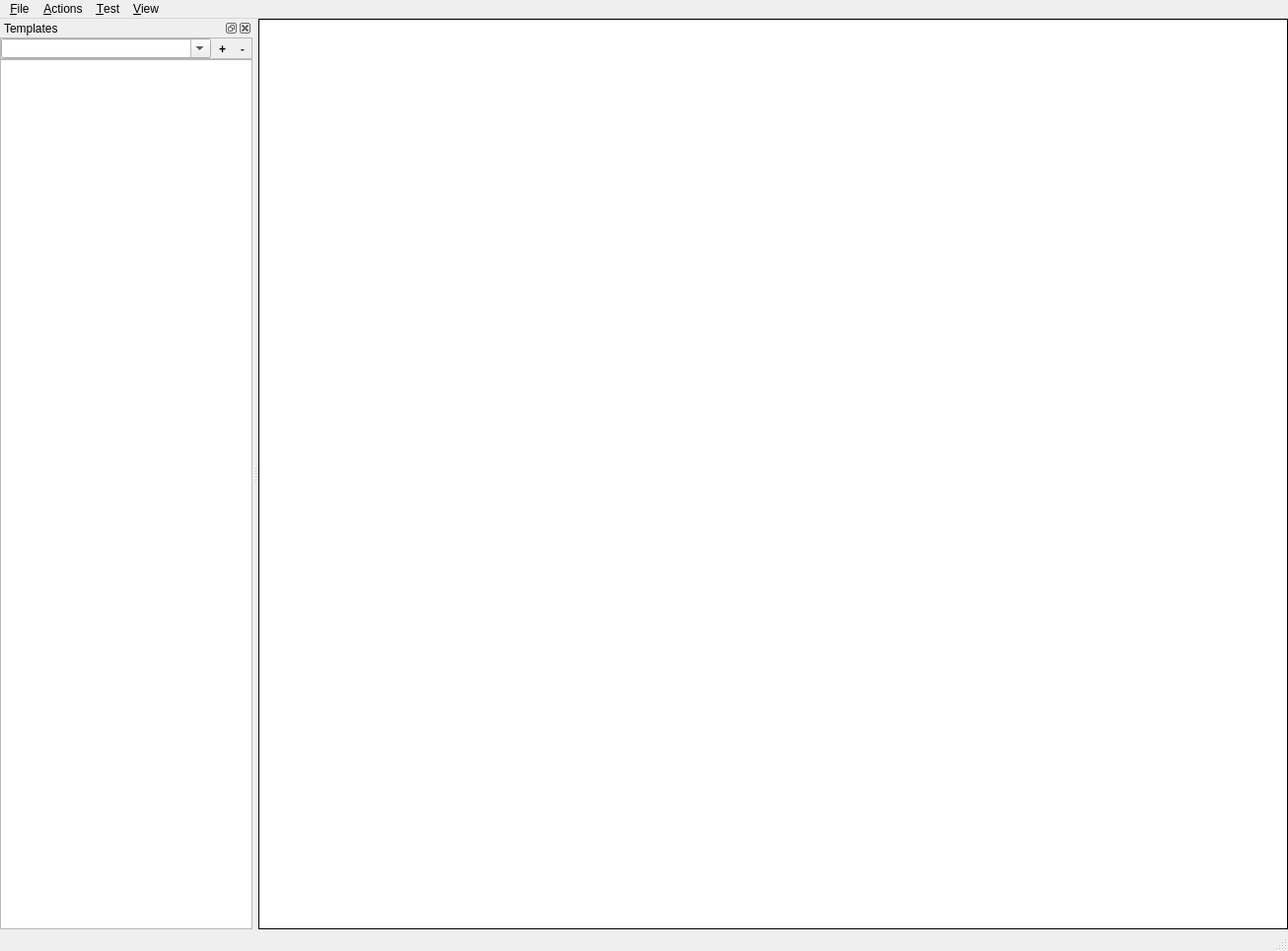
<?xml version="1.0" encoding="UTF-8"?>
<ui version="4.0">
 <class>MainWindow</class>
 <widget class="QMainWindow" name="MainWindow">
  <property name="geometry">
   <rect>
    <x>0</x>
    <y>0</y>
    <width>1306</width>
    <height>964</height>
   </rect>
  </property>
  <property name="windowTitle">
   <string>ImBel</string>
  </property>
  <property name="windowIcon">
   <iconset resource="imbel.qrc">
    <normaloff>:/Hummer32.png</normaloff>:/Hummer32.png</iconset>
  </property>
  <property name="styleSheet">
   <string notr="true"/>
  </property>
  <property name="dockNestingEnabled">
   <bool>false</bool>
  </property>
  <widget class="QWidget" name="centralwidget">
   <layout class="QHBoxLayout" name="horizontalLayout_2">
    <property name="leftMargin">
     <number>0</number>
    </property>
    <property name="topMargin">
     <number>0</number>
    </property>
    <property name="rightMargin">
     <number>0</number>
    </property>
    <property name="bottomMargin">
     <number>0</number>
    </property>
    <item>
     <widget class="QGraphicsView" name="graphicsView">
      <property name="frameShape">
       <enum>QFrame::Panel</enum>
      </property>
      <property name="frameShadow">
       <enum>QFrame::Plain</enum>
      </property>
      <property name="lineWidth">
       <number>1</number>
      </property>
      <property name="resizeAnchor">
       <enum>QGraphicsView::NoAnchor</enum>
      </property>
     </widget>
    </item>
   </layout>
  </widget>
  <widget class="QMenuBar" name="menubar">
   <property name="geometry">
    <rect>
     <x>0</x>
     <y>0</y>
     <width>1306</width>
     <height>21</height>
    </rect>
   </property>
   <widget class="QMenu" name="fileMenu">
    <property name="title">
     <string>&amp;File</string>
    </property>
    <addaction name="exitAction"/>
   </widget>
   <widget class="QMenu" name="actionsMenu">
    <property name="title">
     <string>&amp;Actions</string>
    </property>
    <addaction name="actionAdd_a_new_template"/>
    <addaction name="separator"/>
    <addaction name="actionAdd_a_new_border"/>
    <addaction name="actionAdd_a_new_text"/>
    <addaction name="actionAdd_a_new_shape"/>
    <addaction name="actionAdd_a_new_graphic"/>
    <addaction name="separator"/>
    <addaction name="insertRowAction"/>
    <addaction name="insertColumnAction"/>
    <addaction name="separator"/>
    <addaction name="removeRowAction"/>
    <addaction name="removeColumnAction"/>
    <addaction name="separator"/>
    <addaction name="insertChildAction"/>
   </widget>
   <widget class="QMenu" name="menu_Test">
    <property name="title">
     <string>&amp;Test</string>
    </property>
    <addaction name="action_Run_test"/>
    <addaction name="actionTest2"/>
   </widget>
   <widget class="QMenu" name="menu_View">
    <property name="title">
     <string>&amp;View</string>
    </property>
    <addaction name="actionShow_Templates"/>
    <addaction name="actionShow_model_in_tree"/>
    <addaction name="separator"/>
    <addaction name="action_Expand_all_in_tree"/>
    <addaction name="action_Collapse_all_in_tree"/>
   </widget>
   <addaction name="fileMenu"/>
   <addaction name="actionsMenu"/>
   <addaction name="menu_Test"/>
   <addaction name="menu_View"/>
  </widget>
  <widget class="QStatusBar" name="statusbar"/>
  <widget class="QDockWidget" name="dockWidgetTemplates">
   <property name="minimumSize">
    <size>
     <width>119</width>
     <height>115</height>
    </size>
   </property>
   <property name="baseSize">
    <size>
     <width>0</width>
     <height>0</height>
    </size>
   </property>
   <property name="locale">
    <locale language="English" country="Canada"/>
   </property>
   <property name="windowTitle">
    <string>Templates</string>
   </property>
   <attribute name="dockWidgetArea">
    <number>1</number>
   </attribute>
   <widget class="QWidget" name="dockWidgetContents_3">
    <layout class="QVBoxLayout" name="verticalLayout_2">
     <property name="spacing">
      <number>0</number>
     </property>
     <property name="leftMargin">
      <number>0</number>
     </property>
     <property name="topMargin">
      <number>0</number>
     </property>
     <property name="rightMargin">
      <number>0</number>
     </property>
     <property name="bottomMargin">
      <number>0</number>
     </property>
     <item>
      <widget class="QFrame" name="frame">
       <property name="sizePolicy">
        <sizepolicy hsizetype="Preferred" vsizetype="Minimum">
         <horstretch>0</horstretch>
         <verstretch>0</verstretch>
        </sizepolicy>
       </property>
       <property name="maximumSize">
        <size>
         <width>16777215</width>
         <height>22</height>
        </size>
       </property>
       <property name="frameShape">
        <enum>QFrame::StyledPanel</enum>
       </property>
       <property name="frameShadow">
        <enum>QFrame::Raised</enum>
       </property>
       <layout class="QHBoxLayout" name="horizontalLayout">
        <property name="spacing">
         <number>1</number>
        </property>
        <property name="leftMargin">
         <number>0</number>
        </property>
        <property name="topMargin">
         <number>0</number>
        </property>
        <property name="rightMargin">
         <number>0</number>
        </property>
        <property name="bottomMargin">
         <number>0</number>
        </property>
        <item>
         <widget class="QComboBox" name="comboBoxTemplates">
          <property name="sizePolicy">
           <sizepolicy hsizetype="Expanding" vsizetype="Fixed">
            <horstretch>0</horstretch>
            <verstretch>0</verstretch>
           </sizepolicy>
          </property>
          <property name="minimumSize">
           <size>
            <width>0</width>
            <height>0</height>
           </size>
          </property>
          <property name="editable">
           <bool>true</bool>
          </property>
         </widget>
        </item>
        <item>
         <widget class="QToolButton" name="toolButtonExpandAll">
          <property name="minimumSize">
           <size>
            <width>0</width>
            <height>21</height>
           </size>
          </property>
          <property name="font">
           <font>
            <weight>75</weight>
            <bold>true</bold>
           </font>
          </property>
          <property name="text">
           <string>+</string>
          </property>
          <property name="icon">
           <iconset resource="imbel.qrc">
            <normaloff>:/Graphics/Plus.ico</normaloff>:/Graphics/Plus.ico</iconset>
          </property>
          <property name="autoRaise">
           <bool>true</bool>
          </property>
          <property name="arrowType">
           <enum>Qt::NoArrow</enum>
          </property>
         </widget>
        </item>
        <item>
         <widget class="QToolButton" name="toolButtonCollapseAll">
          <property name="minimumSize">
           <size>
            <width>0</width>
            <height>21</height>
           </size>
          </property>
          <property name="font">
           <font>
            <pointsize>8</pointsize>
            <weight>75</weight>
            <bold>true</bold>
           </font>
          </property>
          <property name="text">
           <string>-</string>
          </property>
          <property name="icon">
           <iconset resource="imbel.qrc">
            <normaloff>:/Graphics/Minus.png</normaloff>:/Graphics/Minus.png</iconset>
          </property>
          <property name="autoRaise">
           <bool>true</bool>
          </property>
         </widget>
        </item>
       </layout>
      </widget>
     </item>
     <item>
      <widget class="QFrame" name="frameTreeTemplates">
       <property name="frameShape">
        <enum>QFrame::Panel</enum>
       </property>
       <property name="frameShadow">
        <enum>QFrame::Plain</enum>
       </property>
       <property name="lineWidth">
        <number>0</number>
       </property>
       <layout class="QVBoxLayout" name="verticalLayout">
        <property name="leftMargin">
         <number>0</number>
        </property>
        <property name="topMargin">
         <number>0</number>
        </property>
        <property name="rightMargin">
         <number>0</number>
        </property>
        <property name="bottomMargin">
         <number>0</number>
        </property>
        <item>
         <widget class="QTreeView" name="treeViewTemplate">
          <property name="sizePolicy">
           <sizepolicy hsizetype="Preferred" vsizetype="Preferred">
            <horstretch>0</horstretch>
            <verstretch>0</verstretch>
           </sizepolicy>
          </property>
          <property name="sizeIncrement">
           <size>
            <width>0</width>
            <height>0</height>
           </size>
          </property>
          <property name="baseSize">
           <size>
            <width>0</width>
            <height>0</height>
           </size>
          </property>
          <property name="mouseTracking">
           <bool>true</bool>
          </property>
          <property name="autoFillBackground">
           <bool>true</bool>
          </property>
          <property name="styleSheet">
           <string notr="true"/>
          </property>
          <property name="frameShadow">
           <enum>QFrame::Plain</enum>
          </property>
          <property name="lineWidth">
           <number>0</number>
          </property>
          <property name="alternatingRowColors">
           <bool>true</bool>
          </property>
          <property name="indentation">
           <number>10</number>
          </property>
          <property name="rootIsDecorated">
           <bool>false</bool>
          </property>
          <attribute name="headerDefaultSectionSize">
           <number>150</number>
          </attribute>
         </widget>
        </item>
       </layout>
      </widget>
     </item>
    </layout>
   </widget>
  </widget>
  <action name="exitAction">
   <property name="text">
    <string>E&amp;xit</string>
   </property>
   <property name="shortcut">
    <string>Ctrl+Q</string>
   </property>
  </action>
  <action name="insertRowAction">
   <property name="text">
    <string>Insert Row</string>
   </property>
   <property name="shortcut">
    <string>Ctrl+I, R</string>
   </property>
  </action>
  <action name="removeRowAction">
   <property name="text">
    <string>Remove Row</string>
   </property>
   <property name="shortcut">
    <string>Ctrl+R, R</string>
   </property>
  </action>
  <action name="insertColumnAction">
   <property name="text">
    <string>Insert Column</string>
   </property>
   <property name="shortcut">
    <string>Ctrl+I, C</string>
   </property>
  </action>
  <action name="removeColumnAction">
   <property name="text">
    <string>Remove Column</string>
   </property>
   <property name="shortcut">
    <string>Ctrl+R, C</string>
   </property>
  </action>
  <action name="insertChildAction">
   <property name="text">
    <string>Insert Child</string>
   </property>
   <property name="shortcut">
    <string>Ctrl+N</string>
   </property>
  </action>
  <action name="action_Run_test">
   <property name="text">
    <string>&amp;Run test</string>
   </property>
   <property name="shortcut">
    <string>Alt+T</string>
   </property>
  </action>
  <action name="actionAnother">
   <property name="text">
    <string>Another</string>
   </property>
  </action>
  <action name="actionShow_Templates">
   <property name="checkable">
    <bool>true</bool>
   </property>
   <property name="text">
    <string>Show &amp;Templates</string>
   </property>
   <property name="shortcut">
    <string>Ctrl+T</string>
   </property>
  </action>
  <action name="actionShow_model_in_tree">
   <property name="text">
    <string>Show model in tree</string>
   </property>
  </action>
  <action name="actionAdd_a_new_border">
   <property name="text">
    <string>Add a new border</string>
   </property>
  </action>
  <action name="actionAdd_a_new_text">
   <property name="text">
    <string>Add a new text</string>
   </property>
  </action>
  <action name="actionAdd_a_new_shape">
   <property name="text">
    <string>Add a new shape</string>
   </property>
  </action>
  <action name="actionAdd_a_new_graphic">
   <property name="text">
    <string>Add a new graphic</string>
   </property>
  </action>
  <action name="actionAdd_a_new_template">
   <property name="text">
    <string>Add a new &amp;template</string>
   </property>
  </action>
  <action name="action_Expand_all_in_tree">
   <property name="text">
    <string>&amp;Expand all in tree</string>
   </property>
   <property name="shortcut">
    <string>Ctrl++</string>
   </property>
  </action>
  <action name="action_Collapse_all_in_tree">
   <property name="text">
    <string>&amp;Collapse all in tree</string>
   </property>
   <property name="shortcut">
    <string>Ctrl+-</string>
   </property>
  </action>
  <action name="actionTest2">
   <property name="text">
    <string>Test2</string>
   </property>
  </action>
 </widget>
 <resources>
  <include location="imbel.qrc"/>
 </resources>
 <connections>
  <connection>
   <sender>action_Run_test</sender>
   <signal>triggered()</signal>
   <receiver>MainWindow</receiver>
   <slot>RunTest()</slot>
   <hints>
    <hint type="sourcelabel">
     <x>-1</x>
     <y>-1</y>
    </hint>
    <hint type="destinationlabel">
     <x>652</x>
     <y>481</y>
    </hint>
   </hints>
  </connection>
  <connection>
   <sender>actionShow_Templates</sender>
   <signal>triggered()</signal>
   <receiver>MainWindow</receiver>
   <slot>toggleViewTemplateWidget()</slot>
   <hints>
    <hint type="sourcelabel">
     <x>-1</x>
     <y>-1</y>
    </hint>
    <hint type="destinationlabel">
     <x>652</x>
     <y>481</y>
    </hint>
   </hints>
  </connection>
  <connection>
   <sender>actionShow_model_in_tree</sender>
   <signal>triggered()</signal>
   <receiver>MainWindow</receiver>
   <slot>showModelInTree()</slot>
   <hints>
    <hint type="sourcelabel">
     <x>-1</x>
     <y>-1</y>
    </hint>
    <hint type="destinationlabel">
     <x>652</x>
     <y>481</y>
    </hint>
   </hints>
  </connection>
  <connection>
   <sender>actionAdd_a_new_template</sender>
   <signal>triggered()</signal>
   <receiver>MainWindow</receiver>
   <slot>addTemplate()</slot>
   <hints>
    <hint type="sourcelabel">
     <x>-1</x>
     <y>-1</y>
    </hint>
    <hint type="destinationlabel">
     <x>652</x>
     <y>481</y>
    </hint>
   </hints>
  </connection>
  <connection>
   <sender>comboBoxTemplates</sender>
   <signal>currentIndexChanged(int)</signal>
   <receiver>MainWindow</receiver>
   <slot>updateTreeViewTemplates()</slot>
   <hints>
    <hint type="sourcelabel">
     <x>106</x>
     <y>53</y>
    </hint>
    <hint type="destinationlabel">
     <x>652</x>
     <y>481</y>
    </hint>
   </hints>
  </connection>
  <connection>
   <sender>action_Expand_all_in_tree</sender>
   <signal>triggered()</signal>
   <receiver>MainWindow</receiver>
   <slot>expandAllTreeTemplates()</slot>
   <hints>
    <hint type="sourcelabel">
     <x>-1</x>
     <y>-1</y>
    </hint>
    <hint type="destinationlabel">
     <x>652</x>
     <y>481</y>
    </hint>
   </hints>
  </connection>
  <connection>
   <sender>action_Collapse_all_in_tree</sender>
   <signal>triggered()</signal>
   <receiver>MainWindow</receiver>
   <slot>collapseAllTreeTemplates()</slot>
   <hints>
    <hint type="sourcelabel">
     <x>-1</x>
     <y>-1</y>
    </hint>
    <hint type="destinationlabel">
     <x>652</x>
     <y>481</y>
    </hint>
   </hints>
  </connection>
  <connection>
   <sender>actionAdd_a_new_border</sender>
   <signal>triggered()</signal>
   <receiver>MainWindow</receiver>
   <slot>addBorder()</slot>
   <hints>
    <hint type="sourcelabel">
     <x>-1</x>
     <y>-1</y>
    </hint>
    <hint type="destinationlabel">
     <x>652</x>
     <y>481</y>
    </hint>
   </hints>
  </connection>
  <connection>
   <sender>actionAdd_a_new_text</sender>
   <signal>triggered()</signal>
   <receiver>MainWindow</receiver>
   <slot>addText()</slot>
   <hints>
    <hint type="sourcelabel">
     <x>-1</x>
     <y>-1</y>
    </hint>
    <hint type="destinationlabel">
     <x>652</x>
     <y>481</y>
    </hint>
   </hints>
  </connection>
  <connection>
   <sender>actionAdd_a_new_shape</sender>
   <signal>triggered()</signal>
   <receiver>MainWindow</receiver>
   <slot>addShape()</slot>
   <hints>
    <hint type="sourcelabel">
     <x>-1</x>
     <y>-1</y>
    </hint>
    <hint type="destinationlabel">
     <x>652</x>
     <y>481</y>
    </hint>
   </hints>
  </connection>
  <connection>
   <sender>actionAdd_a_new_graphic</sender>
   <signal>triggered()</signal>
   <receiver>MainWindow</receiver>
   <slot>addGraphic()</slot>
   <hints>
    <hint type="sourcelabel">
     <x>-1</x>
     <y>-1</y>
    </hint>
    <hint type="destinationlabel">
     <x>652</x>
     <y>481</y>
    </hint>
   </hints>
  </connection>
  <connection>
   <sender>toolButtonExpandAll</sender>
   <signal>clicked()</signal>
   <receiver>MainWindow</receiver>
   <slot>expandAllTreeTemplates()</slot>
   <hints>
    <hint type="sourcelabel">
     <x>219</x>
     <y>54</y>
    </hint>
    <hint type="destinationlabel">
     <x>652</x>
     <y>481</y>
    </hint>
   </hints>
  </connection>
  <connection>
   <sender>toolButtonCollapseAll</sender>
   <signal>clicked()</signal>
   <receiver>MainWindow</receiver>
   <slot>collapseAllTreeTemplates()</slot>
   <hints>
    <hint type="sourcelabel">
     <x>243</x>
     <y>54</y>
    </hint>
    <hint type="destinationlabel">
     <x>652</x>
     <y>481</y>
    </hint>
   </hints>
  </connection>
 </connections>
 <slots>
  <slot>RunTest()</slot>
  <slot>toggleViewTemplateWidget()</slot>
  <slot>showModelInTree()</slot>
  <slot>addTemplate()</slot>
  <slot>updateTreeViewTemplates()</slot>
  <slot>expandAllTreeTemplates()</slot>
  <slot>collapseAllTreeTemplates()</slot>
  <slot>addBorder()</slot>
  <slot>addText()</slot>
  <slot>addShape()</slot>
  <slot>addGraphic()</slot>
 </slots>
</ui>
